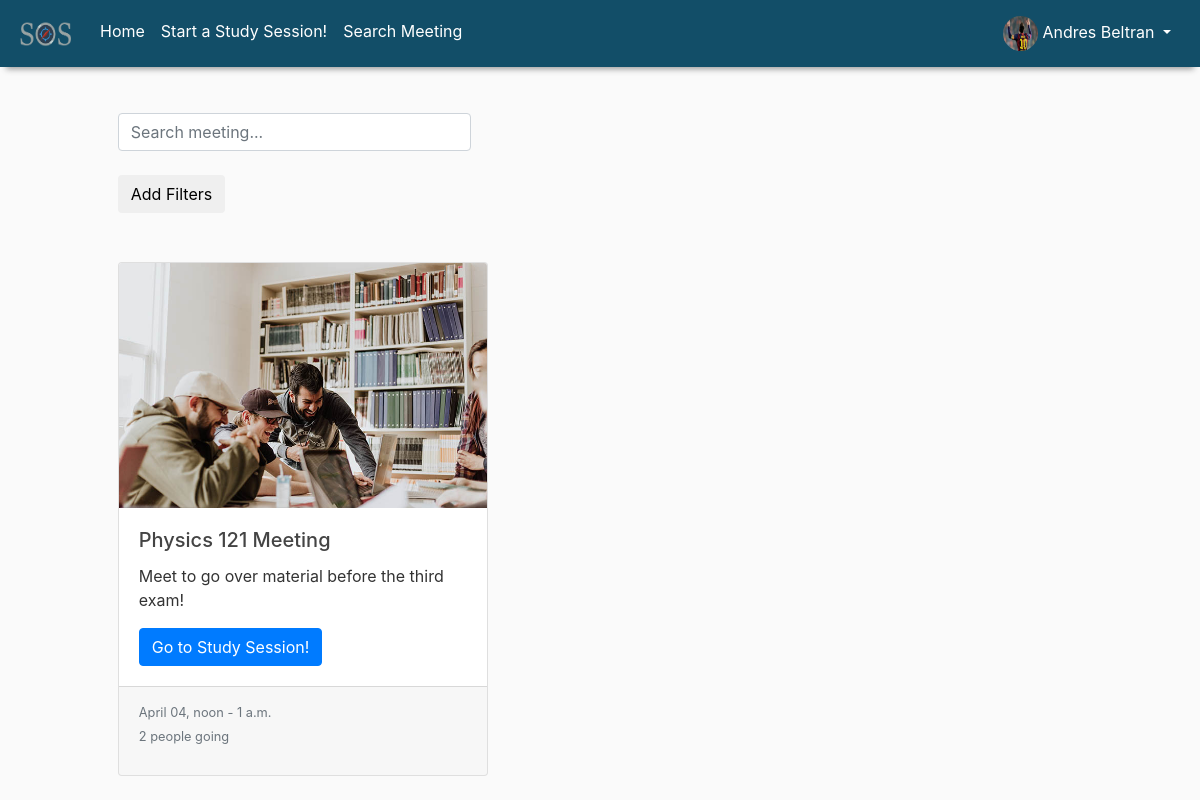
The app's page /search/ (signed in), older data.
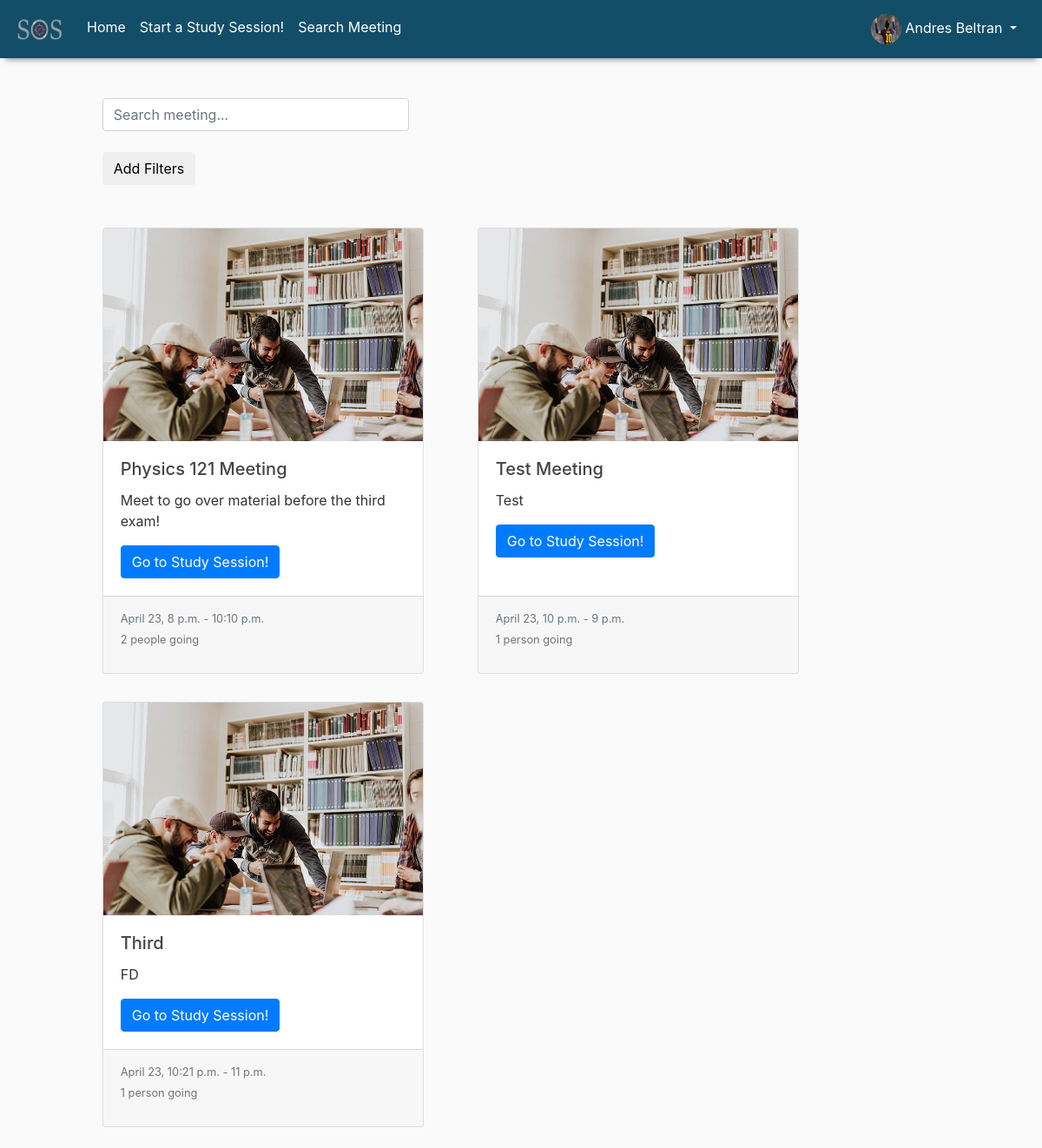
The same page, newer data.
### USERS/models.py (models this page shows, shortened)
class Profile(models.Model):
    user = models.OneToOneField(User, on_delete=models.CASCADE)
    image = models.ImageField(default='default.jpg', upload_to='profile_pics')
    university = models.CharField(max_length=50, default="No University")
    major = models.CharField(max_length=20, default="Undecided")

### MEETINGS/models.py (models this page shows, shortened)
class Meeting(models.Model):
    title = models.CharField(max_length=100)
    university = models.CharField(max_length=100)
    course = models.CharField(max_length=100)
    date_start = models.DateTimeField()
    date_end = models.DateTimeField()
    location = models.CharField(max_length=100)
    description = models.TextField()
    members = models.ManyToManyField(User, through='Membership', related_name='user_meetings', default=None)

### MEETINGS/views.py (the view, shortened to what this page needs)
# urls.py: path('search/', SearchListView.as_view(), name='meeting-search'),
class SearchListView(LoginRequiredMixin, ListView):
    template_name = 'MEETINGS/search_list.html'
    def get_queryset(self):
        return Meeting.objects.all()
    def get_context_data(self, **kwargs):
        context = super().get_context_data(**kwargs)
        context['filter'] = MeetingSearchFilter()
        return context

### MEETINGS/templates/MEETINGS/search_list.html (shortened to what this page needs)
{% extends "MEETINGS/boot_base.html" %}
{% load widget_tweaks %}
{% load static %}
{% block content %}
<div class="search row">
    <div class="col-md-10">
        <form id="ajax_search_form" method="GET">
            <input class="form-control col-sm-5"
                   type="text" id="search_ajax" name="myquery" placeholder="Search meeting...">
        </form>
        <br><button id="search_filters_btn" class="btn btn-default">Add Filters</button>
    </div>
</div>
<div class="search row">
    <div id="search_results" class="list col-md-12">
        {% if object_list.count > 0 %}
        <br class="p_med">
        <div class="card-deck flex-nowrap">
            {% for meeting in object_list %}
            <div class="card">
                <img class="card-img-top" src="{% static 'MEETINGS/meeting_default.jpg' %}">
                <div class="card-body">
                    <h5 class="card-title">{{ meeting.title }}</h5>
                    <p class="card-text">{{ meeting.description }}</p>
                    <a href="{% url 'meeting-detail' meeting.id %}" class="btn btn-primary">Go to Study Session!</a>
                </div>
                <div class="card-footer">
                    <small class="text-muted">
                        {% if meeting.date_start.day == meeting.date_end.day %}
                            {{ meeting.date_start | date:"F d, P" }} - {{ meeting.date_end | date:"P" }}
                        {% else %}
                            {{ meeting.date_start | date:"F d, P" }} - {{ meeting.date_end | date:"F d, P" }}
                        {% endif %}
                        <p>{{ meeting.members.count}}
                            {% if meeting.members.count == 1 %}
                            person going</small>
                            {% else %}
                            people going</small>
                            {% endif %}
                </div>
            </div>
            {% endfor %}
            {% else %}
            <p>No results</p>
            {% endif %}
        </div>
    </div>
</div>
{% endblock content %}

### MEETINGS/templates/MEETINGS/boot_base.html (shortened to what this page needs)
<!DOCTYPE html>
{% load static %}
<html lang="en">
<head>
    <link rel="stylesheet" href="https://maxcdn.bootstrapcdn.com/bootstrap/4.0.0/css/bootstrap.min.css"
>
    <link rel="stylesheet" href="https://cdn.jsdelivr.net/npm/bootstrap-select@1.13.7/dist/css/bootstrap-select.min.css">
    <link href="{% static 'MEETINGS/main.css' %}" type="text/css" rel="stylesheet">
    <link rel="stylesheet" type="text/css" href="{% static 'CALENDAR/styles.css' %}">
    <link rel="stylesheet" href="https://cdnjs.cloudflare.com/ajax/libs/jquery-datetimepicker/2.5.20/jquery.datetimepicker.min.css" />
</head>
<body>
<div class="container-fluid">
    {% include "USERS/navbar.html" %}
    {% block content %}
    {% endblock %}
</div>
</body>
</html>

### USERS/templates/USERS/navbar.html (shortened to what this page needs)
{% load static %}
<nav class="navbar navbar-expand-lg fixed-top navbar-dark" style="background-color: #124e68;">
    <div class="collapse navbar-collapse" id="navbarDefault">
            <ul class="navbar-nav mr-auto">
                <a class="navbar-brand" href="{% url 'meetings-list' %}">
                    <img src="{% static 'USERS/SOS.PNG' %}" width="60" height="35">
                </a>
                <li class="nav-item active">
                    <a class="nav-link" href="{% url 'meetings-list' %}">Home <span class="sr-only">(current)</span></a>
                </li>
                <li class="nav-item active">
                    <a class="nav-link" href="{% url 'meeting-create' %}">Start a Study Session!</a>
                </li>
                <li class="nav-item active">
                    <a class="nav-link" href="{% url 'meeting-search' %}">Search Meeting</a>
                </li>
            </ul>
            <ul class="navbar-nav ml-auto nav-flex-icons">
                <li class="nav-item active dropdown">
                    <a class="nav-link dropdown-toggle" href="#" id="dropdown01" data-toggle="dropdown"
                       aria-haspopup="true" aria-expanded="false">
                        <i><img class="rounded-circle prof-img-navbar" src="{{ user.profile.image.url }}"></i>
                        {{ user.first_name }} {{ user.last_name }}
                    </a>
                </li>
            </ul>
        </div>
    </nav>

### MEETINGS/static/MEETINGS/main.css (style rules this page uses)
body { background: #fafafa; color: #333333; margin-top: 7rem; }
.row { margin-left: 2.5%; margin-right: 2.5%; }
.search { padding-top:0.1%; padding-bottom:2%; padding-left:5%; }
.navbar { -webkit-box-shadow: 0 8px 6px -6px #999; -moz-box-shadow: 0 8px 6px -6px #999; box-shadow: 0 8px 6px -6px #999; }
.prof-img-navbar { height: 35px; width: 35px; }
.card-deck { display: grid; grid-template-columns: repeat(auto-fit, minmax(300px, 400px)); grid-gap: 2.0rem; }
h1, h2, h3, h4, h5, h6 { color: #444444; }
ul { margin: 0; }

### CALENDAR/static/CALENDAR/styles.css (style rules this page uses)
ul { height: 100%; padding: 0px 5px 0px 20px; }
a { color: #17a2b8; }

Row changes from the older to the newer data that the page shows:
changed Meeting "Physics 121 Meeting": date_start "April 04, noon" → "April 23, 8 p.m."; date_end "1 a.m." → "10:10 p.m."
added Meeting: title "Test Meeting", description "Test", date_start "April 23, 10 p.m.", date_end "9 p.m.", members.count "1", shows "person going"
added Meeting: title "Third", description "FD", date_start "April 23, 10:21 p.m.", date_end "11 p.m.", members.count "1", shows "person going"
